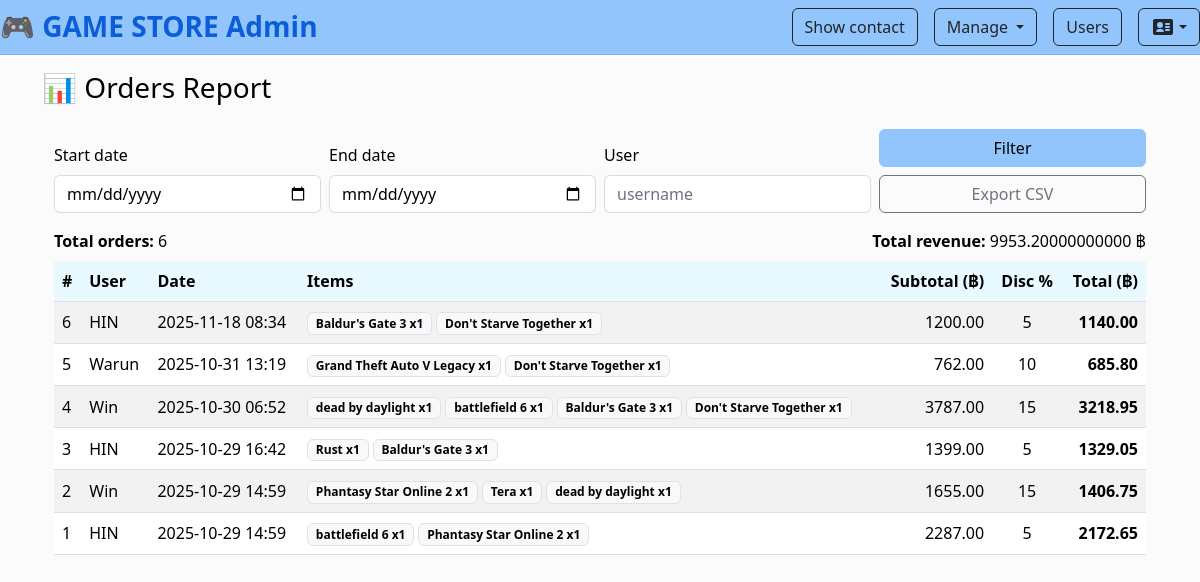
The app's page /manage/reports/orders/ (signed in) with its own data.
### myapp/models.py (models this page shows, shortened)
class Order(models.Model):
    user = models.ForeignKey(User, null=True, blank=True, on_delete=models.SET_NULL)
    created_at = models.DateTimeField(auto_now_add=True)
    subtotal = models.DecimalField(max_digits=12, decimal_places=2, default=Decimal('0.00'))
    discount_percent = models.IntegerField(default=0)
    total = models.DecimalField(max_digits=12, decimal_places=2, default=Decimal('0.00'))

class OrderItem(models.Model):
    order = models.ForeignKey(Order, related_name='items', on_delete=models.CASCADE)
    product = models.ForeignKey(Product, null=True, blank=True, on_delete=models.SET_NULL)
    name = models.CharField(max_length=200)
    price = models.DecimalField(max_digits=10, decimal_places=2, default=Decimal('0.00'))
    quantity = models.IntegerField(default=1)

### myapp/views.py (the view, shortened to what this page needs)
# urls.py: path('manage/reports/orders/', orders_report, name='orders-report'),
@login_required
@user_passes_test(is_admin)
def orders_report(request):
    qs = Order.objects.all().select_related('user').order_by('-created_at')
    start = request.GET.get('start')
    end = request.GET.get('end')
    user_q = request.GET.get('user')
    if user_q:
        qs = qs.filter(user__username__icontains=user_q)
    total_orders = qs.count()
    total_revenue = qs.aggregate(s=models.Sum('total'))['s'] or Decimal('0.00')
    return render(request, 'myapp/orders_report.html', {
        'orders': qs[:200],  # safety cap
        'total_orders': total_orders,
        'total_revenue': total_revenue,
        'start': start or '',
        'end': end or '',
        'user_q': user_q or '',
    })

### myapp/views.py (called while the page is built)
def is_admin(user):
    return user.is_staff or user.is_superuser

### myapp/template/myapp/orders_report.html
{% extends 'myapp/base.html' %}
{% block myheader %}
  <h1 class="h3">📊 Orders Report</h1>
{% endblock myheader %}
{% block content %}
  <div class="container py-3">
    <form method="get" class="row g-2 align-items-end mb-3">
      <div class="col-12 col-md-3">
        <label class="form-label">Start date</label>
        <input type="date" name="start" value="{{ start }}" class="form-control">
      </div>
      <div class="col-12 col-md-3">
        <label class="form-label">End date</label>
        <input type="date" name="end" value="{{ end }}" class="form-control">
      </div>
      <div class="col-12 col-md-3">
        <label class="form-label">User</label>
        <input type="text" name="user" value="{{ user_q }}" class="form-control" placeholder="username">
      </div>
      <div class="col-12 col-md-3 d-grid gap-2">
        <button class="btn btn-primary" type="submit">Filter</button>
        <a class="btn btn-outline-secondary" href="?start={{ start }}&end={{ end }}&user={{ user_q }}&export=csv">Export CSV</a>
      </div>
    </form>
    <div class="d-flex justify-content-between align-items-center mb-2">
      <div>
        <strong>Total orders:</strong> {{ total_orders }}
      </div>
      <div>
        <strong>Total revenue:</strong> {{ total_revenue }} ฿
      </div>
    </div>
    <div class="table-responsive">
      <table class="table table-striped align-middle">
        <thead>
          <tr>
            <th>#</th>
            <th>User</th>
            <th>Date</th>
            <th>Items</th>
            <th class="text-end">Subtotal (฿)</th>
            <th class="text-center">Disc %</th>
            <th class="text-end">Total (฿)</th>
          </tr>
        </thead>
        <tbody>
          {% for o in orders %}
          <tr>
            <td>{{ o.id }}</td>
            <td>{{ o.user.username|default:'-' }}</td>
            <td>{{ o.created_at|date:'Y-m-d H:i' }}</td>
            <td>
              {% for it in o.items.all %}
                <span class="badge text-bg-light border">{{ it.name }} x{{ it.quantity }}</span>
              {% empty %}
                -
              {% endfor %}
            </td>
            <td class="text-end">{{ o.subtotal }}</td>
            <td class="text-center">{{ o.discount_percent }}</td>
            <td class="text-end fw-semibold">{{ o.total }}</td>
          </tr>
          {% empty %}
          <tr><td colspan="7" class="text-center text-muted">No orders yet.</td></tr>
          {% endfor %}
        </tbody>
      </table>
    </div>
  </div>
{% endblock content %}

### myapp/template/myapp/base.html (style rules this page uses)
:root { --bg: #FBFBFB; --bg-elev: #E8F9FF; --card-bg: #FFFFFF; --text: #000000; --muted: #3f4a59; --accent: #93C5FD; --accent-2: #60A5FA; --border: rgba(31, 41, 55, .15); }
html, body { background-color: var(--bg); color: var(--text); }
a { color: #0b5ed7; }
.btn-primary { background-color: var(--accent); border-color: var(--accent); color: #000000; }
table.table { background-color: var(--card-bg); color: var(--text); border-color: var(--border); }
table.table thead th { background-color: var(--bg-elev); color: #000; border-color: var(--border); }
table.table tbody tr { border-color: var(--border); }
table.table tbody tr:nth-child(odd) { background-color: #F7FBFF; }
table.table tbody tr:nth-child(even) { background-color: #FFFFFF; }
.form-label, label { color: var(--text) !important; }
.form-control, .form-select { background-color: #FFFFFF !important; color: #000000 !important; border-color: var(--border) !important; }
.form-control::placeholder { color: #6b7280; }

### records on screen
Order: id "6", user.username "HIN", created_at "2025-11-18 08:34", subtotal "1200.00", discount_percent "5", total "1140.00"
OrderItem: name "Baldur's Gate 3", quantity "1"
OrderItem: name "Don't Starve Together", quantity "1"
Order: id "5", user.username "Warun", created_at "2025-10-31 13:19", subtotal "762.00", discount_percent "10", total "685.80"
OrderItem: name "Grand Theft Auto V Legacy", quantity "1"
OrderItem: name "Don't Starve Together", quantity "1"
Order: id "4", user.username "Win", created_at "2025-10-30 06:52", subtotal "3787.00", discount_percent "15", total "3218.95"
OrderItem: name "dead by daylight", quantity "1"
OrderItem: name "battlefield 6", quantity "1"
OrderItem: name "Baldur's Gate 3", quantity "1"
OrderItem: name "Don't Starve Together", quantity "1"
Order: id "3", user.username "HIN", created_at "2025-10-29 16:42", subtotal "1399.00", discount_percent "5", total "1329.05"
OrderItem: name "Rust", quantity "1"
OrderItem: name "Baldur's Gate 3", quantity "1"
Order: id "2", user.username "Win", created_at "2025-10-29 14:59", subtotal "1655.00", discount_percent "15", total "1406.75"
OrderItem: name "Phantasy Star Online 2", quantity "1"
OrderItem: name "Tera", quantity "1"
OrderItem: name "dead by daylight", quantity "1"
Order: id "1", user.username "HIN", created_at "2025-10-29 14:59", subtotal "2287.00", discount_percent "5", total "2172.65"
OrderItem: name "battlefield 6", quantity "1"
OrderItem: name "Phantasy Star Online 2", quantity "1"

### other values on screen
{{ total_orders }} "6"
{{ total_revenue }} "9953.20000000000"
